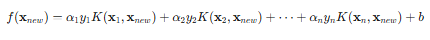
#> input picture Machine Learning/Support Vector Machine/Non Linear SVM/images/pred4.png, 430 x 40 px, given in place of svr-non-linear.png, which was not available
$ jupyter execute regression.ipynb   (text cells are left out)
#> lines starting #> are read from the running program, lines starting #| are printed output that depends on the picture; pictures that were not available may be replaced by others from this repository, and a replacement may not be noted
[cell 1]
from PIL import Image
from IPython.display import display

img = Image.open('images/svr-non-linear.png')
#> img is the input picture: PIL image 430x40 RGBA; mean R, G, B, A 246.5, 246.5, 246.6, 255
new_image = img.resize((430, 300))
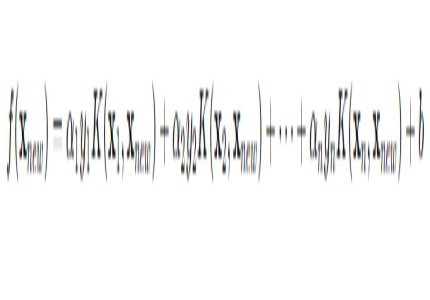
#> new_image: PIL image 430x300 RGBA; mean R, G, B, A 246.3, 246.3, 246.3, 255
display(new_image)

[cell 2]
from PIL import Image
from IPython.display import display

img = Image.open('images/pred3.png')
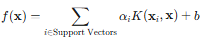
#> input picture Machine Learning/Support Vector Machine/Non Linear SVM/images/pred3.png, 201 x 39 px, found by its file name
#> img is the input picture: PIL image 201x39 RGBA; mean R, G, B, A 244.1, 244.1, 244.2, 255
new_image = img.resize((400, 95))
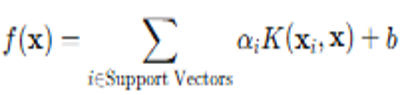
#> new_image: PIL image 400x95 RGBA; mean R, G, B, A 243.6, 243.7, 243.8, 255
display(new_image)
